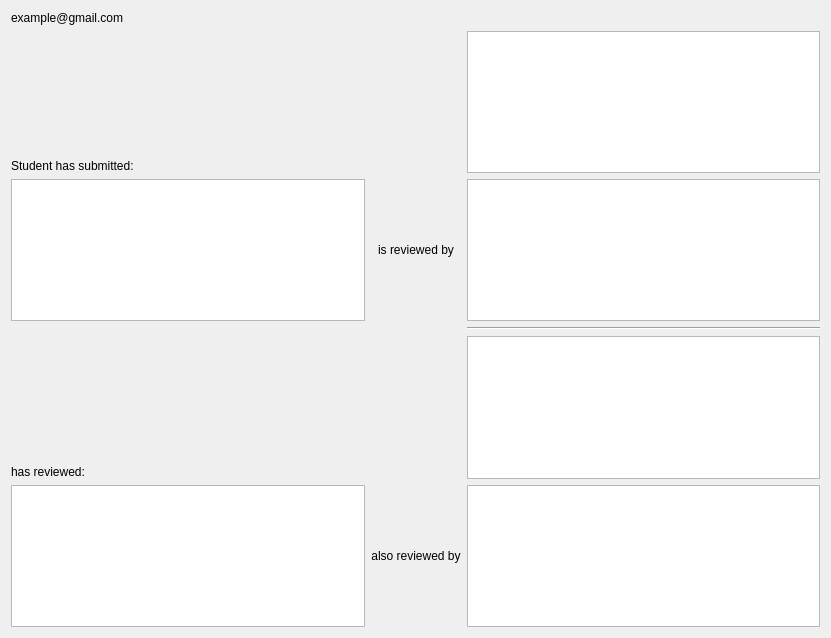
<?xml version="1.0" encoding="UTF-8"?>
<ui version="4.0">
 <class>Dialog</class>
 <widget class="QDialog" name="Dialog">
  <property name="geometry">
   <rect>
    <x>0</x>
    <y>0</y>
    <width>831</width>
    <height>638</height>
   </rect>
  </property>
  <property name="windowTitle">
   <string/>
  </property>
  <layout class="QGridLayout" name="gridLayout_2">
   <item row="0" column="0">
    <layout class="QGridLayout" name="gridLayout">
     <item row="0" column="0">
      <widget class="QLabel" name="addr_lb">
       <property name="text">
        <string>example@gmail.com</string>
       </property>
      </widget>
     </item>
     <item row="6" column="0">
      <widget class="QTableWidget" name="bottom_left_tb"/>
     </item>
     <item row="3" column="2">
      <widget class="QTableWidget" name="top_right_tb"/>
     </item>
     <item row="3" column="1">
      <widget class="QLabel" name="label_4">
       <property name="text">
        <string>is reviewed by</string>
       </property>
       <property name="alignment">
        <set>Qt::AlignCenter</set>
       </property>
      </widget>
     </item>
     <item row="6" column="1">
      <widget class="QLabel" name="label_3">
       <property name="text">
        <string>also reviewed by</string>
       </property>
       <property name="alignment">
        <set>Qt::AlignCenter</set>
       </property>
      </widget>
     </item>
     <item row="6" column="2">
      <widget class="QTableWidget" name="bottom_right_tb"/>
     </item>
     <item row="2" column="2">
      <widget class="QTextEdit" name="top_textedit"/>
     </item>
     <item row="2" column="0">
      <widget class="QLabel" name="label">
       <property name="text">
        <string>Student has submitted:</string>
       </property>
       <property name="alignment">
        <set>Qt::AlignBottom|Qt::AlignLeading|Qt::AlignLeft</set>
       </property>
      </widget>
     </item>
     <item row="5" column="0">
      <widget class="QLabel" name="label_2">
       <property name="text">
        <string>has reviewed:</string>
       </property>
       <property name="alignment">
        <set>Qt::AlignBottom|Qt::AlignLeading|Qt::AlignLeft</set>
       </property>
      </widget>
     </item>
     <item row="5" column="2">
      <widget class="QTextEdit" name="bottom_textedit"/>
     </item>
     <item row="3" column="0">
      <widget class="QTableWidget" name="top_left_tb"/>
     </item>
     <item row="4" column="2">
      <widget class="Line" name="line">
       <property name="orientation">
        <enum>Qt::Horizontal</enum>
       </property>
      </widget>
     </item>
    </layout>
   </item>
  </layout>
 </widget>
 <resources/>
 <connections/>
</ui>
